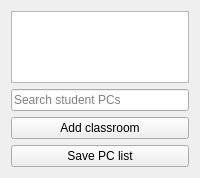
<?xml version="1.0" encoding="UTF-8"?>
<ui version="4.0">
 <class>ComputerSelectPanel</class>
 <widget class="QWidget" name="ComputerSelectPanel">
  <layout class="QVBoxLayout">
   <item>
    <widget class="QTreeView" name="treeView">
     <property name="sizeAdjustPolicy">
      <enum>QAbstractScrollArea::AdjustToContents</enum>
     </property>
     <property name="editTriggers">
      <set>QAbstractItemView::NoEditTriggers</set>
     </property>
     <property name="sortingEnabled">
      <bool>true</bool>
     </property>
     <property name="animated">
      <bool>true</bool>
     </property>
     <attribute name="headerCascadingSectionResizes">
      <bool>true</bool>
     </attribute>
     <attribute name="headerMinimumSectionSize">
      <number>180</number>
     </attribute>
     <attribute name="headerShowSortIndicator" stdset="0">
      <bool>true</bool>
     </attribute>
    </widget>
   </item>
   <item>
    <widget class="QLineEdit" name="filterLineEdit">
     <property name="placeholderText">
      <string>Search student PCs</string>
     </property>
    </widget>
   </item>
   <item>
    <widget class="QPushButton" name="addLocationButton">
     <property name="text">
      <string>Add classroom</string>
     </property>
    </widget>
   </item>
   <item>
    <widget class="QPushButton" name="saveListButton">
     <property name="text">
      <string>Save PC list</string>
     </property>
    </widget>
   </item>
  </layout>
 </widget>
 <resources/>
 <connections>
  <connection>
   <sender>addLocationButton</sender>
   <signal>clicked()</signal>
   <receiver>ComputerSelectPanel</receiver>
   <slot>addLocation()</slot>
   <hints>
    <hint type="sourcelabel">
     <x>262</x>
     <y>663</y>
    </hint>
    <hint type="destinationlabel">
     <x>262</x>
     <y>375</y>
    </hint>
   </hints>
  </connection>
  <connection>
   <sender>saveListButton</sender>
   <signal>clicked()</signal>
   <receiver>ComputerSelectPanel</receiver>
   <slot>saveList()</slot>
   <hints>
    <hint type="sourcelabel">
     <x>142</x>
     <y>219</y>
    </hint>
    <hint type="destinationlabel">
     <x>142</x>
     <y>127</y>
    </hint>
   </hints>
  </connection>
 </connections>
 <slots>
  <slot>addLocation()</slot>
  <slot>saveList()</slot>
 </slots>
</ui>
